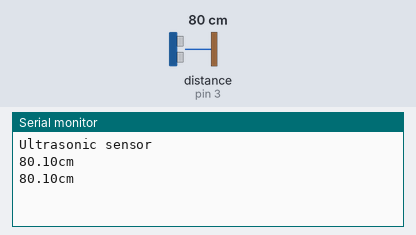
Simulated run of this sketch. Board: Arduino Uno, built with avr-gcc and run on an emulated ATmega328P. On the bench: the last lines printed to the serial monitor. Wiring (inferred from the names in the program): ultrasonic range finder: trigger pin 2; echo pin 3. The test bench sets the inputs (shaded band); at power-on: distance to the obstacle (sensor on pin 3) 80 cm. The echo pulse lasts 58.3 µs per cm.

Above: at 1.8 s.
1.9 s: distance to the obstacle (sensor on pin 3) set to 2 cm
At 2.4 s:
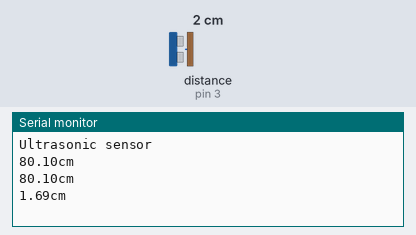
3.4 s: distance to the obstacle (sensor on pin 3) set to 4 cm
At 4.8 s:
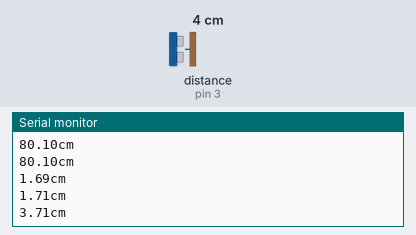
Timing chart, 0 to 6.4 s (numbered marks = the images above; inputs shaded):
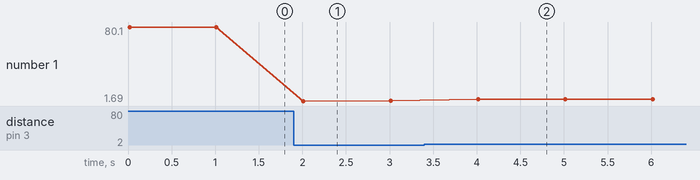

Measured:
- after the input at 1.9 s, the serial monitor: prints a new line after 0.11 s (image 1)
- after the input at 3.4 s, the serial monitor: prints a new line after 0.61 s (image 2)
- plotted number 1: 80.1 → 1.71 after the input at 1.9 s, 1.71 → 3.71 after the input at 3.4 s

The sketch:

pulseIn.ino
```cpp
const int TrigPin = 2;          //需要一块超声波模块
const int EchoPin = 3;
float distance;

void setup()
{
 Serial.begin(9600);
 pinMode(TrigPin,OUTPUT);
 pinMode(EchoPin,0);
 Serial.println("Ultrasonic sensor");
}

void loop()
{
//产生一个10us高搞脉冲去触发TrigPin
 digitalWrite(TrigPin,0);
 delayMicroseconds(2);
 digitalWrite(TrigPin,1);
 delayMicroseconds(10);
 digitalWrite(TrigPin,0);
 distance = pulseIn(EchoPin,1)/58.00;
 Serial.print(distance);
 Serial.println("cm");
 delay(1000);
}
```
